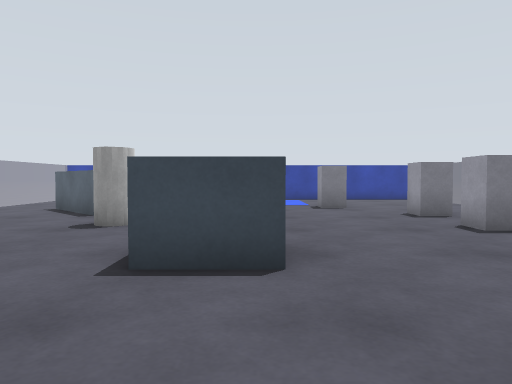
View 1 (above)

16 first-person views from a walk through a world built for the Gazebo simulator. The camera is 0.46 m above the floor, tilts 2° down and sees 70° across. The floor is counted in squares, 0.5 m on a side. Each view is taken from the middle of a square. On the plan, view 1 faces up. The plan holds only what a view shows up to about 12 squares ahead; the rest is blank. Robots are left out.

View 2
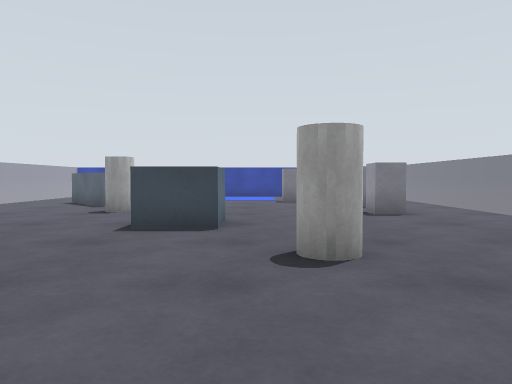

View 3
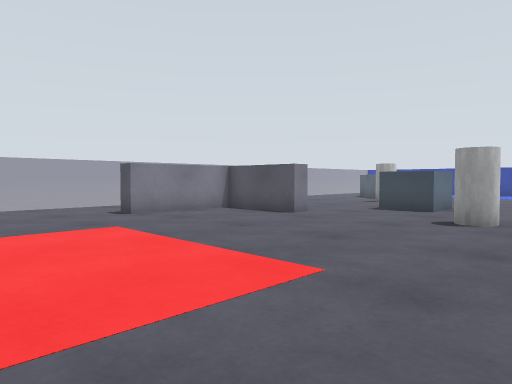

View 4
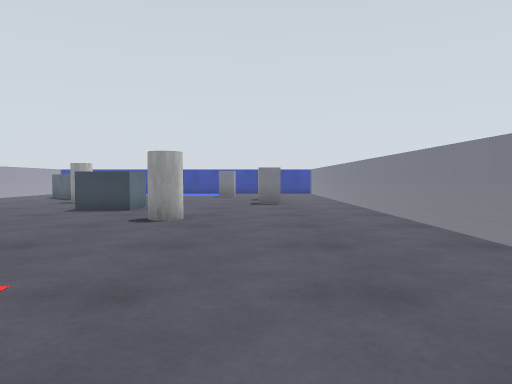

View 5
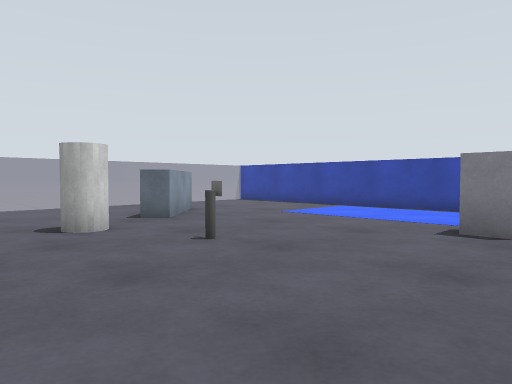

View 6
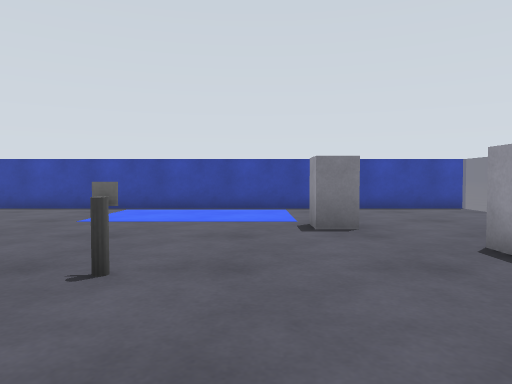

View 7
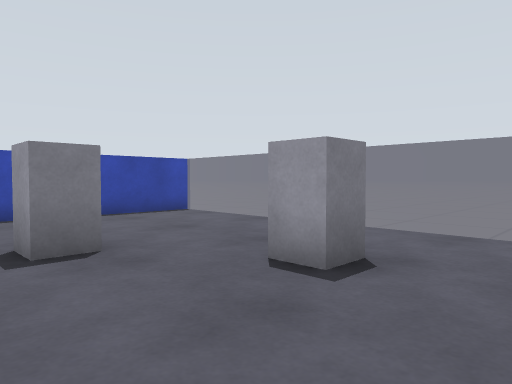

View 8
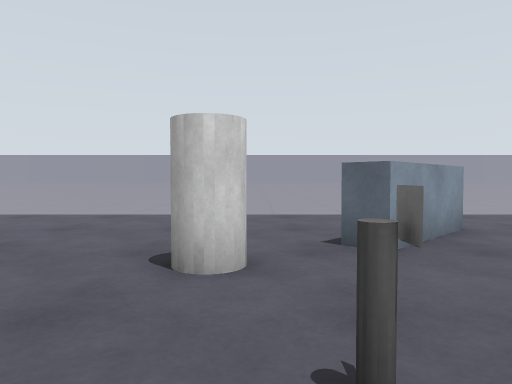

View 9
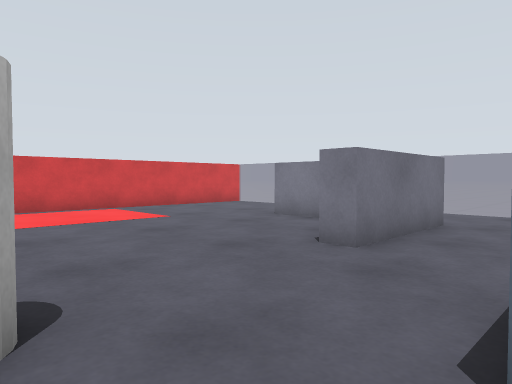

View 10
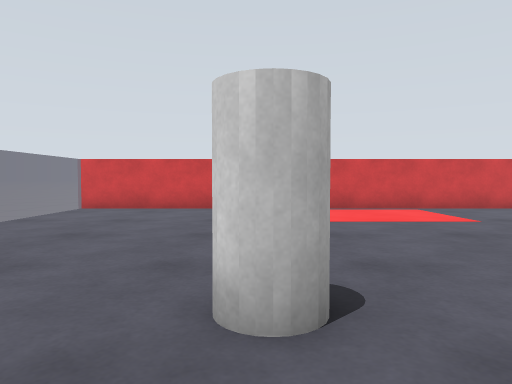

View 11
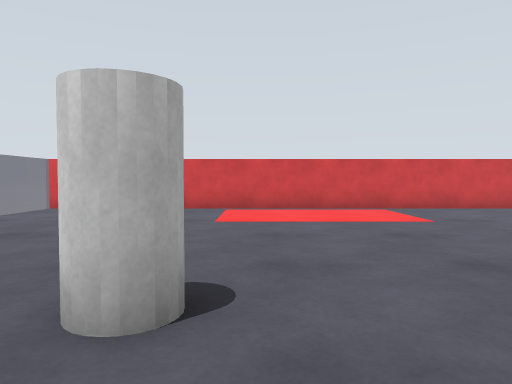

View 12
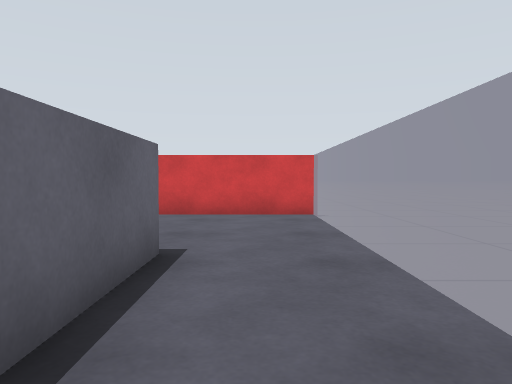

View 13
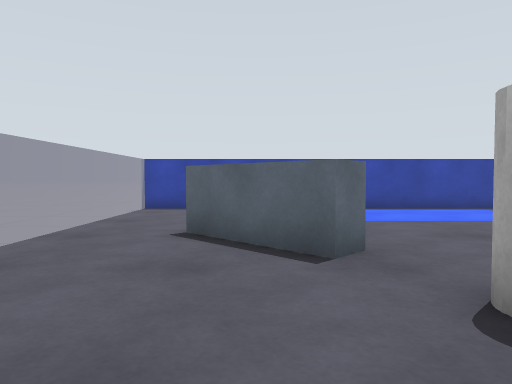

View 14
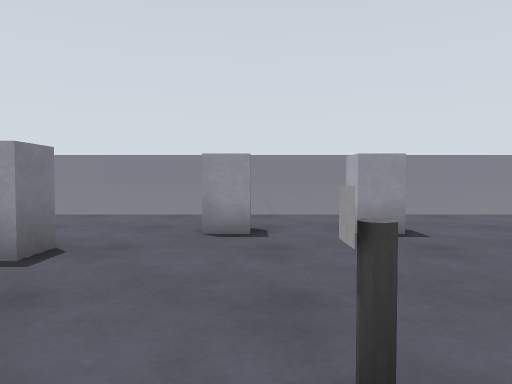

View 15
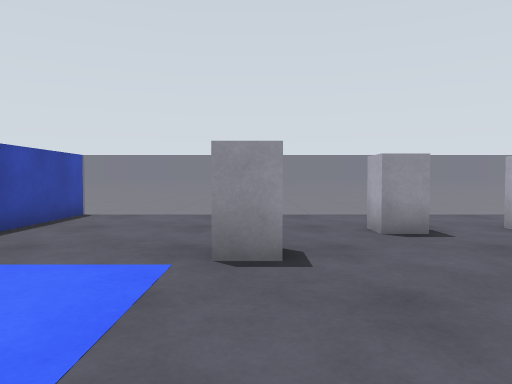

View 16
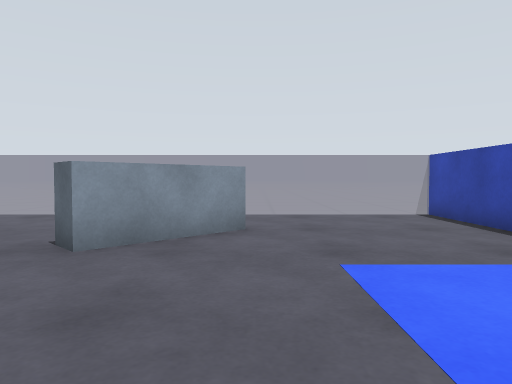

### Floor plan
Points are (right, up) in squares from view 1. A wall is a line through its corners. A room is listed if a view was taken in it or the views show most of it. See-through windows are left out.
Room 1 (views 1, 2, 3, 4, 5, 6, 7, 8, 9, 10, 11, 12, 13, 14, 15, 16)
walls: (-5.9, 1.5) (-2.4, 1.5) (-2.4, 0.9) (-5.2, 0.9) (-5.2, -2.5) (-5.8, -2.5) (-5.8, 0.4); (-5.8, 11.9) (-3.6, 9.7) (-4.1, 9.2) (-6.2, 11.4); (7.6, 16.5) (-8.6, 16.5); (-8.6, -7.5) (7.6, -7.5)
objects: pillar (-3, 7) to (-3, 8); blue box (-1, 4) to (0, 5); other object (-1, 9); pillar (2, 1) to (2, 2); pillar (2, 12) to (3, 12); pillar (4, 7) to (5, 7); pillar (4, 9) to (5, 10)

Positions as (right, up) in squares from view 1, and headings:
1: (0, 0), facing up
2: (1, -3), facing up
3: (4, -7), facing up-left
4: (4, -7), facing up
5: (4, 5), facing up-left
6: (1, 5), facing up
7: (1, 7), facing up-right
8: (1, 8), facing left
9: (2, 4), facing down-left
10: (2, 4), facing down
11: (1, 4), facing down
12: (-7, 2), facing down
13: (-5, 5), facing up
14: (-2, 9), facing right
15: (-2, 12), facing right
16: (1, 12), facing left
